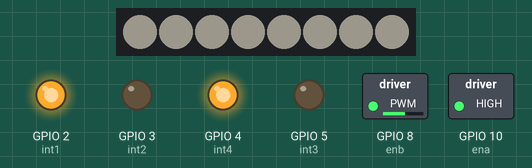
Simulated run of this sketch. Board: ESP32-S3. On the bench: 8 RGB LEDs in strip order, left to right, switched loads named in the sketch (green lamp = pin HIGH), output pins drawn as LEDs (lit = HIGH). Dim RGB values are drawn brighter than linear; nothing arrives over Bluetooth unless stated; a phone connects over Bluetooth LE 3 s after start.

Above: at 0.2 s.
At 1.2 s:
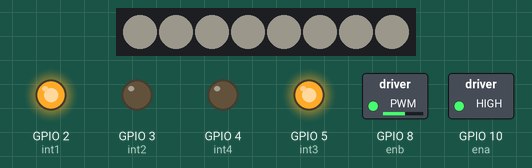
Timing chart, 0 to 130.0 s (numbered marks = the images above):
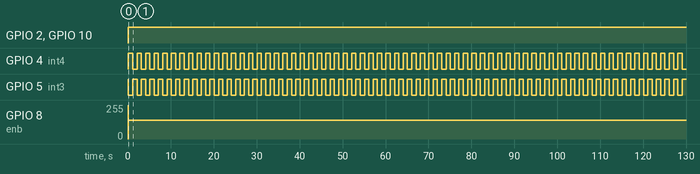

The sketch:

2023.4.25.ino
```cpp
#include "Freenove_WS2812_Lib_for_ESP32.h"
#include <BLEDevice.h>
#include <BLEUtils.h>
#include <BLEServer.h>
#include <BLEService.h>
#include <BLECharacteristic.h>
#define SERVICE_UUID "b408e1a0-3d8a-11ed-b878-0242ac120002"         //服务UUID
#define CHARACTERISTIC_UUID "dfd84064-3d8a-11ed-b878-0242ac120002"  //特征UUID
#define CONTROL_UUID "de045162-3d97-11ed-b878-0242ac120002"         //控制特征UUID
#define LEDS_COUNT  8    //彩灯数目
#define LEDS_PIN	6    //ESP32控制ws2812的引脚
#define CHANNEL		0    //控制通道，最多8路
const int int1 = 2;  //控制WS2812B
const int int2 = 3;
const int ena = 10;

const int int3 = 5;  //控制马达
const int int4 = 4;
const int enb = 8; // 马达PWM

const int freq = 5000;//PWM频率
const int ledChannel1 = 4;//信号生成GPIO
const int resolution = 8;//8位分辨率，by Author. C3可设置1~14bits
const int PIR = 1; //红外控制引脚
char state = 48;

BLECharacteristic controlCharacteristic(CONTROL_UUID, BLECharacteristic::PROPERTY_READ | BLECharacteristic::PROPERTY_WRITE);
Freenove_ESP32_WS2812 strip = Freenove_ESP32_WS2812(LEDS_COUNT, LEDS_PIN, CHANNEL, TYPE_GRB);//申请一个彩灯控制对象
//设置服务器所需要的配置
void setup() {
  strip.begin();      //初始化彩灯控制引脚
	strip.setBrightness(30);//设置彩灯亮度
  Serial.begin(115200);
  BLEDevice::init("esp32");                                   //创建设备
  BLEServer *pServer = BLEDevice::createServer();               //设置为服务器
  BLEService *pService = pServer->createService(SERVICE_UUID);  //使用上面的服务UUID创建服务
  // 添加一个带有对象名（官方UUID）的特征，不带对象，这个特征不会改变
  BLECharacteristic *nameCharacteristic = pService->createCharacteristic(BLEUUID((uint16_t)0x2A00), BLECharacteristic::PROPERTY_READ);
  nameCharacteristic->setValue("TT");                  //显示特征名
  pService->addCharacteristic(&controlCharacteristic);  //增加一个控制LED的特性
  controlCharacteristic.setValue(&state);

  //设置特征， 使用上面的特征UUID，需要将特征的属性作为参数传递。此情况下是读或写
  BLECharacteristic *pCharacteristic = pService->createCharacteristic(
    CHARACTERISTIC_UUID,
    BLECharacteristic::PROPERTY_READ | BLECharacteristic::PROPERTY_WRITE);
  pCharacteristic->setValue("Hello HWD!!!");  //创建完特征后，可以使用setValue()方法为其在此赋值
  //此值可以是其他传感器的值
  pService->start();
  //下面是启动服务和广播，以便其他BLE设备找到此 BLE 设备
  BLEAdvertising *pAdvertising = BLEDevice::getAdvertising();  //BLE广播
  pAdvertising->addServiceUUID(SERVICE_UUID);                  //广播添加服务 UUID
  pAdvertising->setScanResponse(true);                         //广播扫描响应
  pAdvertising->setMinPreferred(0x06);                         //广播设置最小首选
  pAdvertising->setMinPreferred(0x12);                         //广播设置最小首选
  BLEDevice::startAdvertising();                               //BLE 设备启动广播，特征已经定义，可以在手机中读取它
  pinMode(int1, OUTPUT);
  pinMode(int2, OUTPUT);
  pinMode(ena, OUTPUT);
  pinMode(int3, OUTPUT);
  pinMode(int4, OUTPUT);
  pinMode(enb, OUTPUT);
  pinMode(PIR,INPUT);
  ledcSetup(ledChannel1, freq, resolution);
  ledcAttachPin(enb,ledChannel1);
  digitalWrite(int1,HIGH);
  digitalWrite(int2,LOW);
  digitalWrite(int3,HIGH);
  digitalWrite(int4,LOW);
  digitalWrite(ena,HIGH);
  strip.setAllLedsColor(242,233,219);
  ledcWrite(ledChannel1,255);
  delay(100);
  ledcWrite(ledChannel1,140);
  tt();
}

void loop() {
  std::string controlValue = controlCharacteristic.getValue();  //字符串控件获取特征值
  if (controlValue[0] != state) {
    state = controlValue[0];
    if (state == 48) {
      digitalWrite(int1, LOW);
      digitalWrite(int3, LOW);
    } else if (state == 49) {
      ledcWrite(ledChannel1,255);
      delay(1000);
      ledcWrite(ledChannel1,140);
      tt();
    } else if(state == 50){
      ledcWrite(ledChannel1,255);
      delay(1000);
      ledcWrite(ledChannel1,100);
      tt();
    } else if(state==51)
      digitalWrite(int1, HIGH);
      strip.setBrightness(30);
      strip.setAllLedsColor(242,233,219);
    } else if(state==52){
      digitalWrite(int1, HIGH);
      strip.setBrightness(60);
      for (int j = 0; j < 255; j += 2) {
      for (int i = 0; i < LEDS_COUNT; i++) {
      strip.setLedColorData(i, strip.Wheel((i * 256 / LEDS_COUNT + j) & 255));//设置彩灯颜色数据
      }
      }
          strip.show();//显示颜色
          delay(5);
    } else if(state==53){
      if(digitalRead(PIR)){
      digitalWrite(int1, HIGH);
      strip.setAllLedsColor(0,255,0);
      delay(5000);
      digitalWrite(int1, LOW);
      }
    }

}


void tt(){
  while(1){
  digitalWrite(int3,LOW);
  digitalWrite(int4,HIGH);
  delay(1000);
  digitalWrite(int4,LOW);
  digitalWrite(int3,HIGH);
  delay(1000);
  }
  digitalWrite(int3,LOW);
}
```

Measured:
- by itself, GPIO 2 (int1), GPIO 10 (ena): LOW → HIGH at 0.00 s
- by itself, GPIO 4 (int4): alternates HIGH for 1.0 s and LOW for 1.0 s
- by itself, GPIO 5 (int3): repeats every 2.0 s: LOW 1.0 s, HIGH 1.0 s
- by itself, GPIO 8 (enb): 0/255 → 255/255 at 0.00 s, → 139/255 0.10 s later
